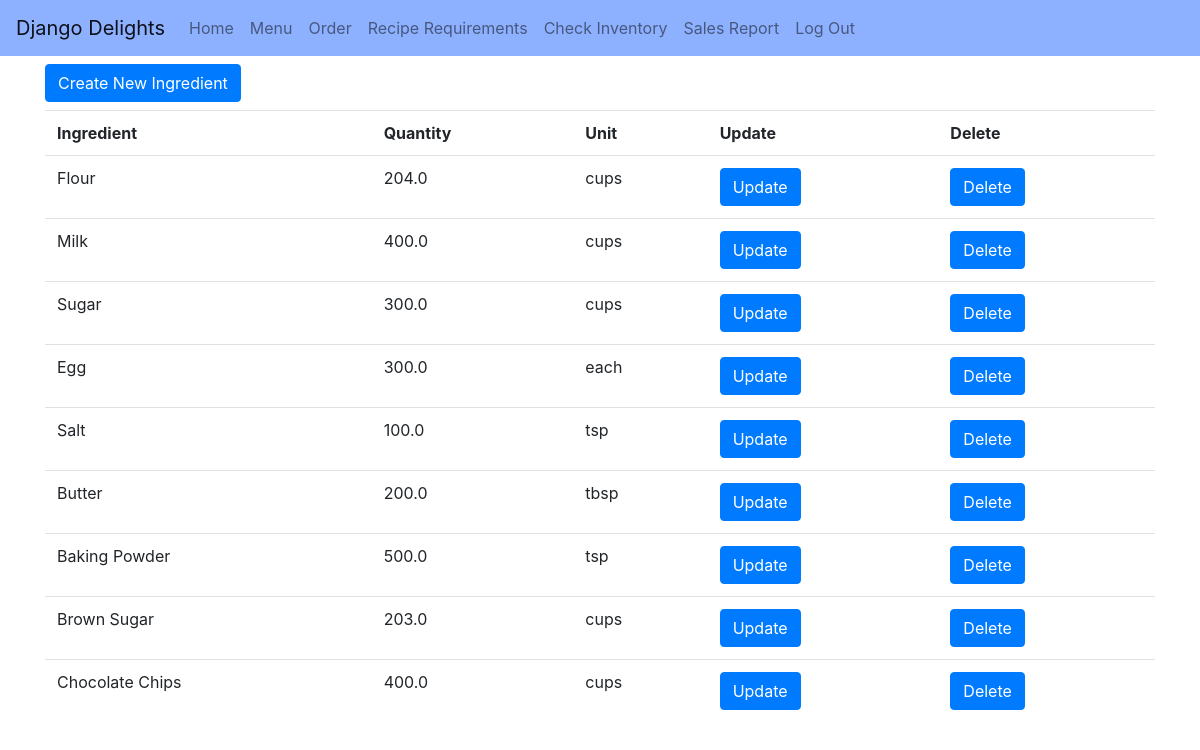
The page /ingredients/ (signed in) on the database as committed earlier.
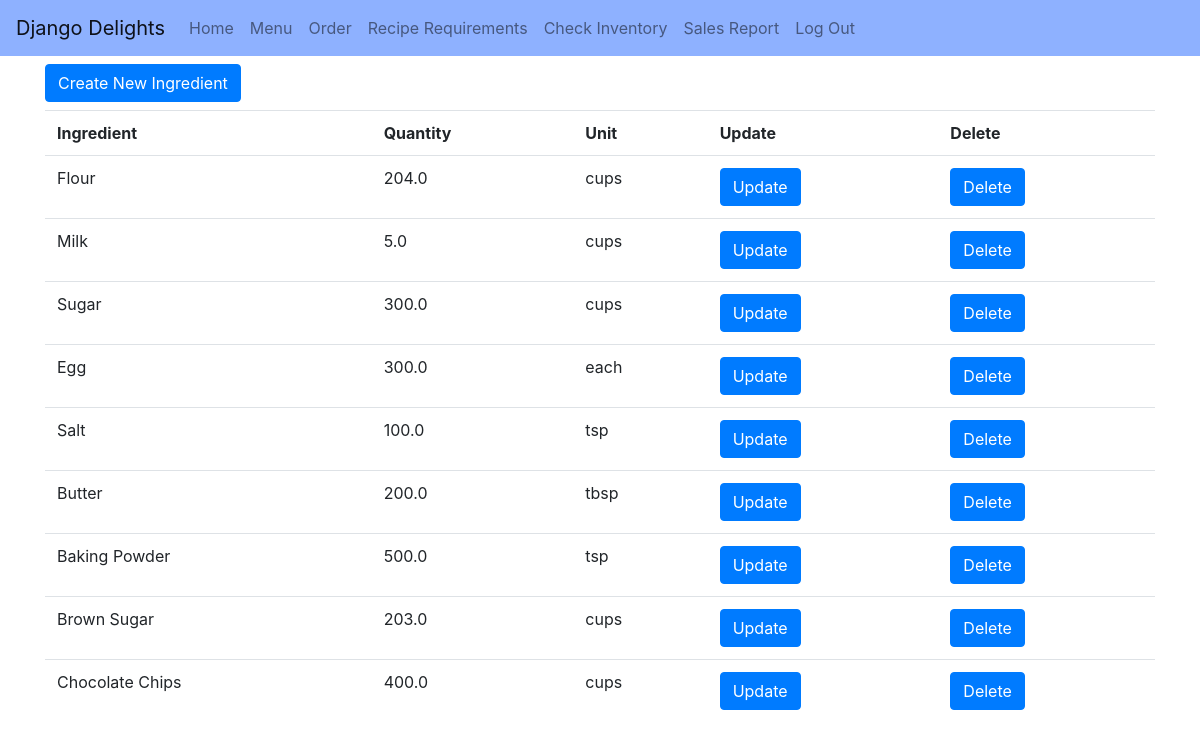
The same page on the database as committed later.
### inventory/models.py (models this page shows, shortened)
class Ingredient(models.Model):
    POUNDS = 'lbs'
    CUPS = 'cups'
    TABLESPOONS = 'tbsp'
    TEASPOONS = 'tsp'
    EACH = 'each'
    UNIT_CHOICES = [
        (POUNDS, 'Pounds'),
        (CUPS, 'Cups'),
        (TABLESPOONS, 'Tablespoons'),
        (TEASPOONS, 'Teaspoons'),
        (EACH, 'Each')
    ]
    name = models.CharField(max_length=100)
    quantity = models.FloatField()
    unit = models.CharField(max_length=4, choices=UNIT_CHOICES)
    price_per_unit = models.DecimalField(max_digits=10, decimal_places=2)
    def __str__(self) -> str:
        return self.name

### inventory/views.py (the view)
# urls.py: path('ingredients/', views.IngredientList.as_view(), name='ingredients'),
class IngredientList(LoginRequiredMixin, ListView):
    model = Ingredient
    context_object_name = 'ingredient_list'
    template_name = 'inventory/ingredient_list.html'

### inventory/templates/inventory/ingredient_list.html
{% extends './base.html' %}
{% block content %}
<div class="container">
    <a class="btn btn-primary my-2" href="{% url 'ingredientcreate' %}">Create New Ingredient</a>
    <div class="row">
        <div class="col">
            <table class="table">
                <tr>
                    <th>Ingredient</th>
                    <th>Quantity</th>
                    <th>Unit</th>
                    <th>Update</th>
                    <th>Delete</th>
                </tr>
                {% for ingredient in ingredient_list %}
                <tr>
                    <td>{{ ingredient }}</td>
                    <td>{{ ingredient.quantity }}</td>
                    <td>{{ ingredient.unit }}</td>
                    <td><a class="btn btn-primary" href="./update/{{ ingredient.pk }}" role="button">Update</a></td>
                    <td><a class="btn btn-primary" href="./delete/{{ ingredient.pk }}" role="button">Delete</a></td>
                </tr>
                {% endfor %}
            </table>
        </div>
    </div>
</div>
{% endblock %}

Rows that differ between the two databases and show on the page:
changed Ingredient "Milk": quantity "400.0" → "5.0"
